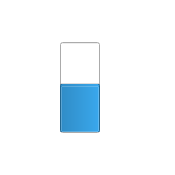
            <widget class="QFrame" name="octoX7">
             <property name="geometry">
              <rect>
               <x>20</x>
               <y>320</y>
               <width>175</width>
               <height>175</height>
              </rect>
             </property>
             <property name="sizePolicy">
              <sizepolicy hsizetype="Fixed" vsizetype="Fixed">
               <horstretch>0</horstretch>
               <verstretch>0</verstretch>
              </sizepolicy>
             </property>
             <property name="minimumSize">
              <size>
               <width>175</width>
               <height>175</height>
              </size>
             </property>
             <property name="maximumSize">
              <size>
               <width>175</width>
               <height>175</height>
              </size>
             </property>
             <property name="styleSheet">
              <string notr="true">QFrame
{
   background-color: rgba(255, 255, 255, 0);
   border-image: url(:/images/resources/CW.png) 0 0 0 0 stretch stretch;
   border-width: 0px;
}</string>
             </property>
             <property name="frameShape">
              <enum>QFrame::StyledPanel</enum>
             </property>
             <property name="frameShadow">
              <enum>QFrame::Raised</enum>
             </property>
             <widget class="QLabel" name="octoX7Label">
              <property name="geometry">
               <rect>
                <x>9</x>
                <y>9</y>
                <width>141</width>
                <height>29</height>
               </rect>
              </property>
              <property name="font">
               <font>
                <pointsize>18</pointsize>
               </font>
              </property>
              <property name="styleSheet">
               <string notr="true">color:white;
border-image:none</string>
              </property>
              <property name="text">
               <string>Motor 7</string>
              </property>
              <property name="alignment">
               <set>Qt::AlignCenter</set>
              </property>
             </widget>
             <widget class="QLabel" name="octoX7Value">
              <property name="geometry">
               <rect>
                <x>9</x>
                <y>137</y>
                <width>141</width>
                <height>29</height>
               </rect>
              </property>
              <property name="font">
               <font>
                <pointsize>18</pointsize>
               </font>
              </property>
              <property name="styleSheet">
               <string notr="true">color:white;
border-image:none;</string>
              </property>
              <property name="text">
               <string>1000</string>
              </property>
              <property name="alignment">
               <set>Qt::AlignCenter</set>
              </property>
             </widget>
             <widget class="QProgressBar" name="octoPlus1Motor_8">
              <property name="geometry">
               <rect>
                <x>60</x>
                <y>42</y>
                <width>40</width>
                <height>91</height>
               </rect>
              </property>
              <property name="sizePolicy">
               <sizepolicy hsizetype="Fixed" vsizetype="Expanding">
                <horstretch>0</horstretch>
                <verstretch>0</verstretch>
               </sizepolicy>
              </property>
              <property name="minimumSize">
               <size>
                <width>40</width>
                <height>0</height>
               </size>
              </property>
              <property name="maximumSize">
               <size>
                <width>50</width>
                <height>16777215</height>
               </size>
              </property>
              <property name="minimum">
               <number>1000</number>
              </property>
              <property name="maximum">
               <number>2000</number>
              </property>
              <property name="value">
               <number>1500</number>
              </property>
              <property name="alignment">
               <set>Qt::AlignCenter</set>
              </property>
              <property name="textVisible">
               <bool>false</bool>
              </property>
              <property name="orientation">
               <enum>Qt::Vertical</enum>
              </property>
              <property name="invertedAppearance">
               <bool>false</bool>
              </property>
             </widget>
            </widget>
